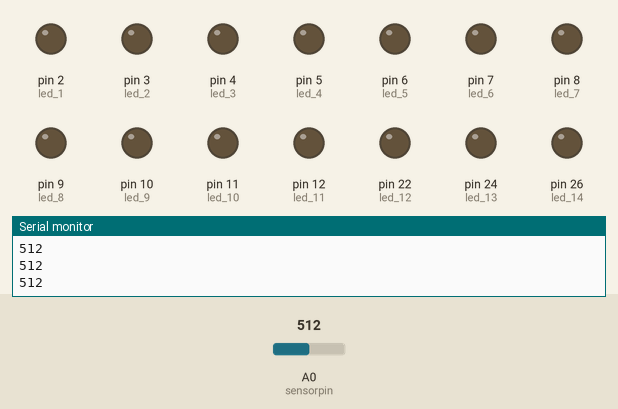
Recording of a sketch running on a simulated Arduino Mega 2560, built with avr-gcc and run on an emulated ATmega2560. On the bench: output pins drawn as LEDs (lit = HIGH), the last lines printed to the serial monitor. The test bench sets the inputs (shaded band); at power-on: A0 (sensorpin) = 512.

Above: at 1.2 s.
1.3 s: A0 (sensorpin) set to 480
At 1.8 s:
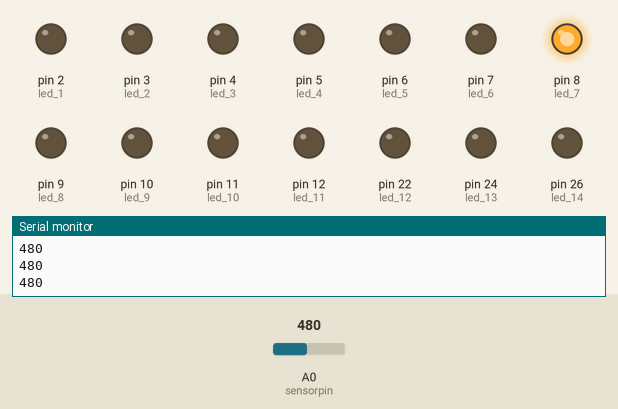
2.8 s: A0 (sensorpin) set to 500
At 3.1 s:
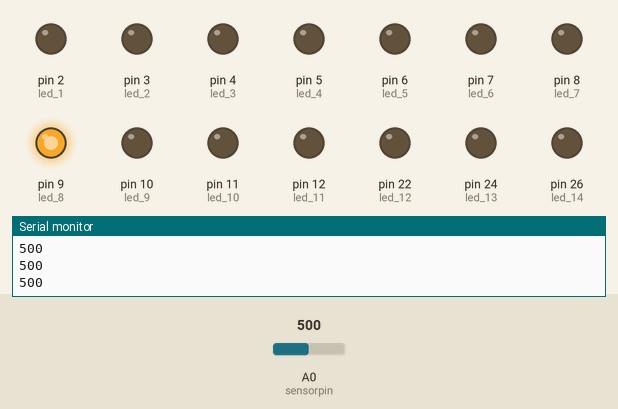
4.3 s: A0 (sensorpin) set to 306
At 5.3 s:
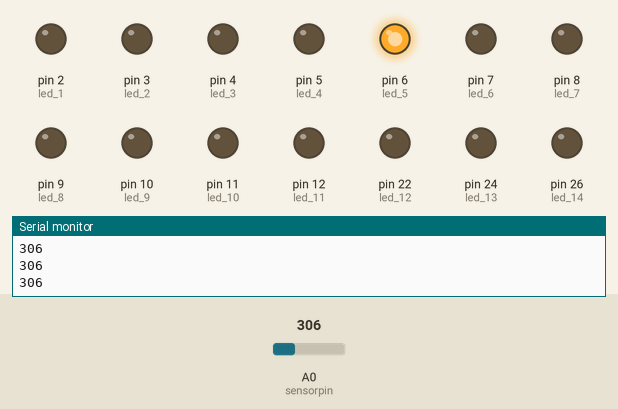
5.8 s: A0 (sensorpin) set to 270
At 6.6 s:
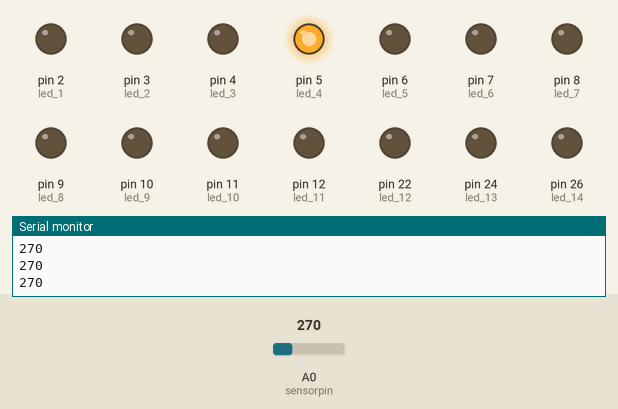
7.3 s: A0 (sensorpin) set to 122
At 7.6 s:
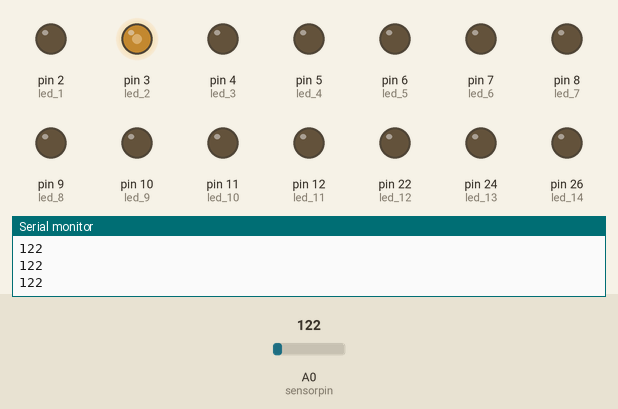
8.8 s: A0 (sensorpin) set to 60
At 10.0 s:
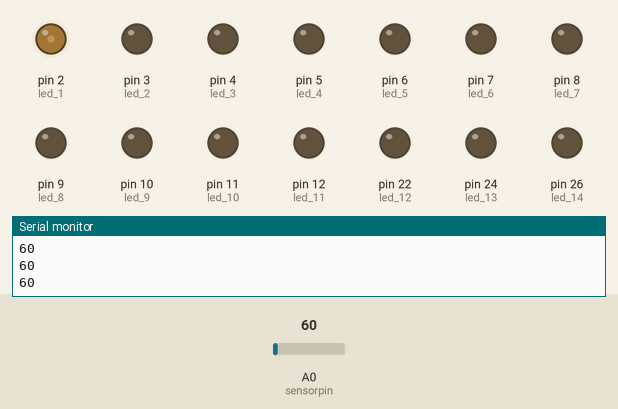
Timing chart, 0 to 11.3 s (numbered marks = the images above; inputs shaded):
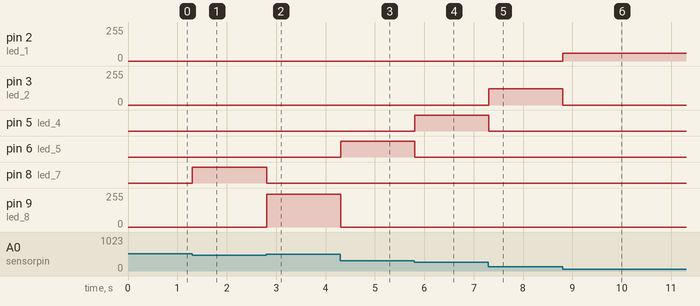

The sketch:

Varying_brightness_using_pot_or_ldr.ino
```cpp
int sensorpin = A0;
int led_1 = 2;
int led_2 = 3;
int led_3 = 4;
int led_4 = 5;
int led_5 = 6;
int led_6 = 7;
int led_7 = 8;
int led_8 = 9;
int led_9 = 10;
int led_10 = 11;
int led_11 = 12;
int led_12 = 22;
int led_13 = 24;
int led_14 = 26;
int volts;
void setup() {
  // put your setup code here, to run once:
  pinMode(sensorpin, INPUT);
  pinMode(led_1, OUTPUT);
  pinMode(led_2, OUTPUT);
  pinMode(led_3, OUTPUT);
  pinMode(led_4, OUTPUT);
  pinMode(led_5, OUTPUT);
  pinMode(led_6, OUTPUT);
  pinMode(led_7, OUTPUT);
  pinMode(led_8, OUTPUT);
  pinMode(led_9, OUTPUT);
  pinMode(led_10, OUTPUT);
  pinMode(led_11, OUTPUT);
  pinMode(led_12, OUTPUT);
  pinMode(led_13, OUTPUT);
  pinMode(led_14, OUTPUT);


  digitalWrite(led_1,LOW);
  digitalWrite(led_2,LOW);
  digitalWrite(led_3,LOW);
  digitalWrite(led_4,LOW);
    digitalWrite(led_5,LOW);
  digitalWrite(led_6,LOW);
  digitalWrite(led_7,LOW);
  digitalWrite(led_8,LOW);
    digitalWrite(led_9,LOW);
  digitalWrite(led_10,LOW);
  digitalWrite(led_11,LOW);
  digitalWrite(led_12,LOW);
    digitalWrite(led_13,LOW);
  digitalWrite(led_14,LOW);


Serial.begin(9600);
}

void loop() {
  // put your main code here, to run repeatedly
  volts = analogRead(sensorpin);

  volts =map(volts,0,1023,0,1023);
  Serial.println(volts);
  if (volts>0&&volts<=70){
    analogWrite(led_1, volts);}
   else digitalWrite(led_1, LOW) ;
   if(volts>=70&&volts<=140){
    analogWrite(led_2, volts);}
    else digitalWrite(led_2, LOW);
   if(volts>=140&&volts<=210){
    analogWrite(led_3, volts);}
    else digitalWrite(led_3, LOW);
   if(volts>=210&&volts<=280){
    analogWrite(led_4, volts);}
    else digitalWrite(led_4, LOW);
     if(volts>=280&&volts<=350){
    analogWrite(led_5, volts);}
    else digitalWrite(led_5, LOW);
     if(volts>=350&&volts<=420){
    analogWrite(led_6, volts);}
    else digitalWrite(led_6, LOW);
     if(volts>=420&&volts<=490){
    analogWrite(led_7, volts);}
    else digitalWrite(led_7, LOW);
     if(volts>=490&&volts<=560){
    analogWrite(led_8, volts);}
    else digitalWrite(led_8, LOW);
     if(volts>=560&&volts<=630){
    analogWrite(led_9, volts);}
    else digitalWrite(led_9, LOW);
    if(volts>=630&&volts<=700){
    analogWrite(led_10, volts);}
    else digitalWrite(led_10, LOW);
    if(volts>=700&&volts<=770){
    analogWrite(led_11, volts);}
    else digitalWrite(led_11, LOW);
    if(volts>=770&&volts<=840){
    analogWrite(led_12, volts);}
    else digitalWrite(led_12, LOW);
    if(volts>=840&&volts<=910){
    analogWrite(led_13, volts);}
    else digitalWrite(led_13, LOW);
    if(volts>=910&&volts<=980){
    analogWrite(led_14, volts);}
    else digitalWrite(led_14, LOW);


   //else digitalWrite(light ,LOW);

}
```

Measured:
- after the input at 1.3 s, pin 8 (led_7): LOW → HIGH at once
- after the input at 2.8 s, pin 8 (led_7): HIGH → LOW at once; pin 9 (led_8): 0/255 → 244/255 at once
- after the input at 4.3 s, pin 6 (led_5): LOW → HIGH at once; pin 9 (led_8): 244/255 → 0/255 at once
- after the input at 5.8 s, pin 5 (led_4): LOW → HIGH at once; pin 6 (led_5): HIGH → LOW at once
- after the input at 7.3 s, pin 3 (led_2): 0/255 → 122/255 at once; pin 5 (led_4): HIGH → LOW at once
- after the input at 8.8 s, pin 2 (led_1): 0/255 → 60/255 at once; pin 3 (led_2): 122/255 → 0/255 at once
